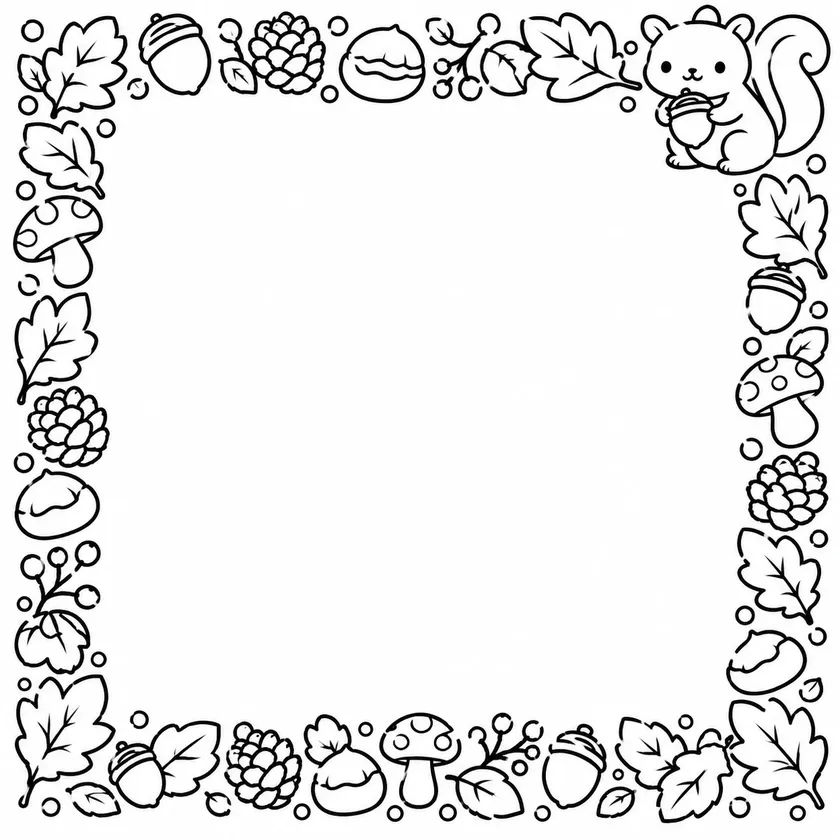
#> input picture binsen/assets/frames-src/rich/aki-donguri-kaku.webp, 840 x 840 px, shrunk from 1254 x 1254 before the run
$ python make_rich.py
#> lines starting #> are read from the running program, lines starting #| are printed output that depends on the picture; after the words box and inside, x2 and y2 are one past the last pixel; in counts of white or black regions, pixels touching at a corner belong together
"""「にぎやかな わく」（まるごと 1まいの 絵）を SVG に して、書く ところ（内がわの あき）を はかる。

  python3 binsen/tools/make_rich.py

いる もの: Pillow / numpy / scipy / potracer（pip install potracer）

もと画像: assets/frames-src/rich/<名前>-<かたち>.webp（四角い わく）
          assets/frames-src/round/<名前>-<かたち>.webp（丸い わく）
  かたち = tate（たて長 2:3）・yoko（よこ長 3:2）・kaku（正方形）
1. 白黒に はっきり させる
2. 四角い わく：まん中を ふくむ いちばん 大きい 白い 長方形（＝ 行を ひく ところ）を さがす
   丸い わく：まん中の 白い ところ（わくの 内がわ）を さがし、
             よこ・たての すじごとに 「どこから どこまで 書けるか」を 書き出す（行の ながさを 1行ずつ かえる ため）
3. potrace で まるごと ベクター（SVG）に する
できた もの: assets/frames/rich/・round/ の <名前>-<かたち>.svg と sizes.js
"""
import json
import pathlib

import numpy as np
import potrace
from PIL import Image
from scipy import ndimage

ROOT = pathlib.Path(__file__).resolve().parent.parent
SETS = [  # （もと画像の フォルダー, できた ものの フォルダー, sizes.js の 名前, 丸い わくか）
    (ROOT / "assets" / "frames-src" / "rich", ROOT / "assets" / "frames" / "rich", "RICH_SIZES", False),
    (ROOT / "assets" / "frames-src" / "round", ROOT / "assets" / "frames" / "round", "ROUND_SIZES", True),
]
STEP = 8  # 丸い わくの 「書ける はば」を 何ピクセルごとに 書き出すか
SHAPES = ("tate", "yoko", "kaku")


def inner_rect(ink):
    """まん中を ふくむ、絵に ふれない いちばん 大きい 長方形 [x, y, w, h]（もとの 画像の ピクセル）。"""
    k = 2  # はやく する ため 半分の 大きさで さがす
    m = ndimage.binary_dilation(ink[::k, ::k], iterations=4)  # 絵から 少し はなす
    h, w = m.shape
    cy, cx = h // 2, w // 2
    free = ~m[:, cx]
    left = np.zeros(h, int)
    right = np.zeros(h, int)
    for y in range(h):
        lft = np.flatnonzero(m[y, :cx])
        rgt = np.flatnonzero(m[y, cx:])
        left[y] = cx - (lft[-1] + 1 if len(lft) else 0)
        right[y] = rgt[0] if len(rgt) else w - cx
    best = (0, 0, 0, 0, 0)
    for t in range(cy, -1, -1):
        if not free[t]:
            break
        ml, mr = left[t], right[t]
        for b in range(t, h):
            if not free[b]:
                break
            ml, mr = min(ml, left[b]), min(mr, right[b])
            if b >= cy and (b - t + 1) * (ml + mr) > best[0]:
                best = ((b - t + 1) * (ml + mr), cx - ml, t, ml + mr, b - t + 1)
    return [int(v) * k for v in best[1:]]


def inner_region(ink):
    """丸い わく：まん中を ふくむ 白い ところ（絵から 少し はなす）。外に もれる ときは はなす はばを ふやす。"""
    H, W = ink.shape
    cy, cx = H // 2, W // 2
    for margin in range(8, 41, 4):
        free = ~ndimage.binary_dilation(ink, iterations=margin)
        lab, _ = ndimage.label(free)
        k = lab[cy, cx]
        if not k:
            continue
        reg = lab == k
        if not (reg[0].any() or reg[-1].any() or reg[:, 0].any() or reg[:, -1].any()):
            return reg, margin
    raise SystemExit("わくの 内がわが 外と つながって います（線の とぎれが 大きい）")


def spans(reg, axis):
    """すじ（axis=0: よこの 行・1: たての 列）ごとに、まん中を ふくむ 白い はんい [位置, はじめ, おわり]。"""
    r = reg if axis == 0 else reg.T
    n, m = r.shape
    c = m // 2
    out = []
    for i in range(0, n, STEP):
        line = r[i]
        if not line[c]:
            continue
        lo = np.flatnonzero(~line[:c])
        hi = np.flatnonzero(~line[c:])
        out.append([i, int(lo[-1] + 1 if len(lo) else 0), int(c + hi[0] if len(hi) else m)])
    return out


def to_svg(ink):
    h, w = ink.shape
    # potracer は 0（くろ）の ところを 線と みなすので、反てんして わたす
    plist = potrace.Bitmap(~ink).trace(turdsize=8, alphamax=1.0, opticurve=True, opttolerance=0.3)
    d = []
    for curve in plist:
        p = curve.start_point
        d.append(f"M{p.x:.1f} {p.y:.1f}")
        for seg in curve.segments:
            if seg.is_corner:
                d.append(f"L{seg.c.x:.1f} {seg.c.y:.1f}L{seg.end_point.x:.1f} {seg.end_point.y:.1f}")
            else:
                d.append(f"C{seg.c1.x:.1f} {seg.c1.y:.1f} {seg.c2.x:.1f} {seg.c2.y:.1f} {seg.end_point.x:.1f} {seg.end_point.y:.1f}")
        d.append("Z")
    return (f'<svg xmlns="http://www.w3.org/2000/svg" viewBox="0 0 {w} {h}" width="{w}" height="{h}">'
            f'<path fill="#000" fill-rule="evenodd" d="{"".join(d)}"/></svg>\n')


def main():
    for src_dir, out_dir, var, rnd in SETS:
        if src_dir.exists():
            make(src_dir, out_dir, var, rnd)
#> in make, `ink = a < 128`:
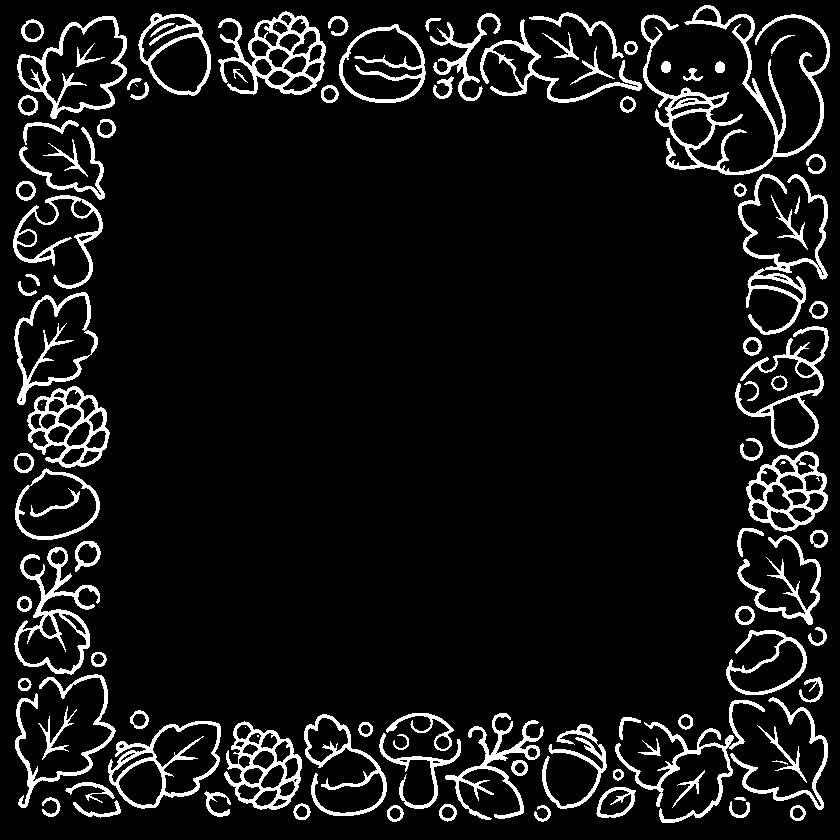
#> ink: shape (840, 840) bool; 8.5% white; 105 white regions (7 under 20 px), largest, box (x1, y1, x2, y2) and area: (641, 5, 830, 175) 5161, (218, 11, 326, 95) 2810, (738, 174, 828, 335) 2483


def make(SRC, OUT, var, rnd):
    OUT.mkdir(parents=True, exist_ok=True)
    info = {}
    for src in sorted(SRC.glob("*.webp")):
        name, shape = src.stem.rsplit("-", 1)
        if shape not in SHAPES:
            print("skip", src.name)
            continue
        a = np.array(Image.open(src).convert("L"))
        ink = a < 128
        # メモ: 線の とぎれを 自動で つなぐ（closing）と 花の しべが 黒く つぶれるので しない。
        #       とぎれが 目立つ 画像は ChatGPT で 作り直して もらう
        H, W = ink.shape
        if rnd:
            reg, margin = inner_region(ink)
            ys, xs = np.nonzero(reg)
            rect = [int(xs.min()), int(ys.min()), int(xs.max() - xs.min() + 1), int(ys.max() - ys.min() + 1)]
            entry = {"size": [W, H], "inner": rect, "step": STEP, "rows": spans(reg, 0), "cols": spans(reg, 1)}
            print(name, shape, W, H, "inner", rect, "margin", margin)
        else:
            rect = inner_rect(ink)
#> in inner_rect, `m = ndimage.binary_dilation(ink[::k, ::k], iterations=4)`:
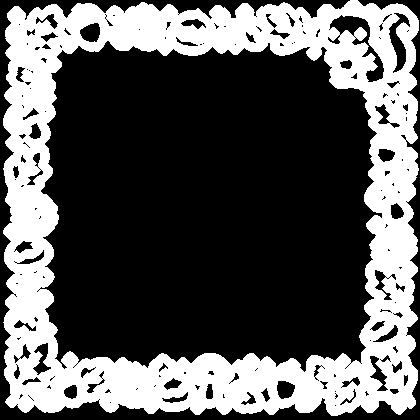
#> m: shape (420, 420) bool; 35% white; 1 white region, box (x1, y1, x2, y2) and area: (3, 0, 419, 416) 61777
#> the loop in inner_rect, `for y in range(h):` made 420 passes
#> rgt on passes 1 to 2: [140, 141, 142, 143, 144, 145, 146, 147], [138, 139, 140, 141, 142, 143, 144, 145, 146, 147, 148]
#> after the loop in inner_rect, `for y in range(h):`: left = 420 values, max 210 at index 0, min 0 at index 11, mean 115.9; right = 420 values, max 210 at index 416, min 0 at index 10, mean 112.4
#> the loop in inner_rect, `for t in range(cy, -1, -1):` made 163 passes
#> after the loop in inner_rect, `for t in range(cy, -1, -1):`: best = (78600, 59, 89, 300, 262)
            entry = {"size": [W, H], "inner": rect}
            print(name, shape, W, H, "inner", rect)
        (OUT / f"{name}-{shape}.svg").write_text(to_svg(ink))
        info.setdefault(name, {})[shape] = entry
    (OUT / "sizes.js").write_text("// make_rich.py で 自動で 作った ファイル（手で 書きかえない）\n"
                                  f"window.{var} = " + json.dumps(info, ensure_ascii=False, separators=(",", ":")) + ";\n")


if __name__ == "__main__":
    main()
#> in make, `rect = inner_rect(ink)`: rect = [118, 178, 600, 524]
#> in make, `entry = {"size": [W, H], "inner": rect}`: entry = {'size': [840, 840], 'inner': [118, 178, 600, 524]}
#| aki-donguri kaku 840 840 inner [118, 178, 600, 524]
#> (the call stopped at in to_svg, `plist = potrace.Bitmap(~ink).trace(turdsize=8, alphamax=1.0, opticurve..`: potrace is not available in this run)
